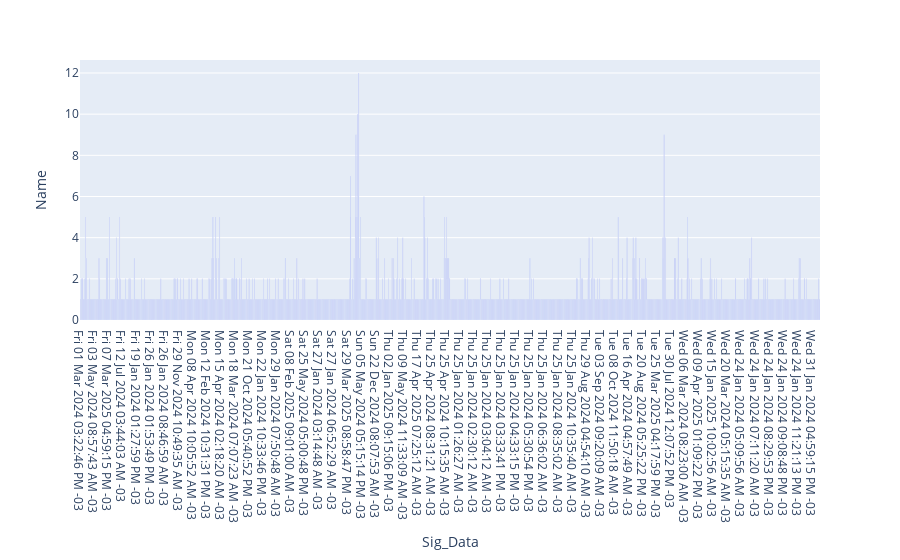

The notebook cell saved with this chart:
### Markdown cell above
## Quando os pacotes foram assinados?

### Code cell
df['Sig_Data'] = df.loc[:, 'Signature'].str.split(',').str[1]

df_aux = df.loc[:, ['Name', 'Sig_Data']].groupby('Sig_Data').count().reset_index()

fig = px.bar(df_aux, x='Sig_Data', y='Name')

fig.show()

### Figure 1 — Plotly figure (JSON) as saved in the notebook; plotly's stock layout.template omitted (floating-point values rounded to 4 significant figures; data arrays with more than 128 entries replaced by an {"elided": "..."} marker saying what was removed)
{"data": [{"hovertemplate": "Sig_Data=%{x}<br>Name=%{y}<extra></extra>", "legendgroup": "", "marker": {"color": "#636efa", "pattern": {"shape": ""}}, "name": "", "orientation": "v", "showlegend": false, "textposition": "auto", "type": "bar", "x": {"elided": "1578 str values"}, "xaxis": "x", "y": {"elided": "1578 int values"}, "yaxis": "y"}], "layout": {"barmode": "relative", "legend": {"tracegroupgap": 0}, "margin": {"t": 60}, "xaxis": {"anchor": "y", "domain": [0, 1], "title": {"text": "Sig_Data"}}, "yaxis": {"anchor": "x", "domain": [0, 1], "title": {"text": "Name"}}}}
